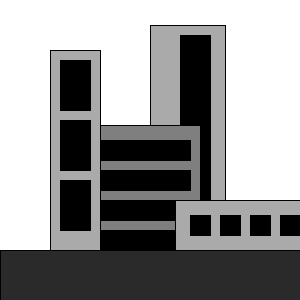
Frame 1 (no input)
Frame 60 (the mouse pressed at the canvas centre just before this capture): identical to frame 1, image omitted
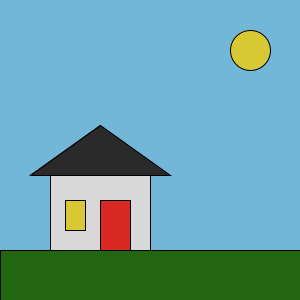
Frame 120 (the mouse held since frame 60 and released just before this capture)

The Processing sketch that drew these frames (run headless with seeded random() and noise(); from frame 60 on, the mouse is pressed at the canvas centre):

// Processing sketch: processing_36326
// ── processing_36326.pde

void setup () {
  size (300, 300);
}


void draw () {
  if (mousePressed) {  //sunny country scene with house, in color

    colorMode(RGB);
    background(135,215,255); //blue background when mouse is pressed

    fill(40,120,20); //ground line
    rect(0, 250, width, 250);
    
    fill(255); //house
    rect(50,175,100,75); 
    fill(50); //roof of house
    triangle(30,175,170,175,100,125);
   fill(255,50,40); // red door
    rect(100,200,30,50);
    fill(255,236,60); //yellow window
    rect(65,200,20,30);
    
    fill(255,236,60); // sun
    ellipse(250,50,40,40);

   
   
  } 

  else {  // black and white city scene with windows and background changing color with mouse

    colorMode(RGB, width);
    background(width-mouseX); //as mouse moves, background changes from white to black

    fill(50); //ground line
    rect(0, 250, width, 250);

    fill(200);  //building #3
    rect(150, 25, 75, 225);
    fill(mouseX); // all windows change with movement of mouse in opposite if background
    rect(180, 35, 30, 200);  //windows for building #3
    fill(150);

    rect(100, 125, 100, 125); // building #2
    fill(mouseX);
    rect(100, 140, 90, 20);  // windows for building #2
    rect(100, 170, 90, 20);
    rect(100, 200, 90, 20);
    rect(100, 230, 90, 20);

    fill(200); //building #1
    rect(50, 50, 50, 200);
    fill(mouseX);
    rect(60, 60, 30, 50);  // windows for building #1
    rect(60, 120, 30, 50);
    rect(60, 180, 30, 50);

    fill(200); //bulding #4
    rect(175, 200, 150, 50);
    fill(mouseX);
    rect(190, 215, 20, 20); //windows for building #4
    rect(220, 215, 20, 20);
    rect(250, 215, 20, 20);
    rect(280, 215, 20, 20);
  }
}
